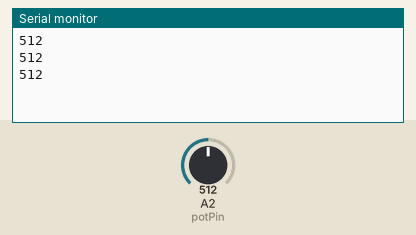
A sketch run on a simulated Arduino Uno, built with avr-gcc and run on an emulated ATmega328P. Parts: the last lines printed to the serial monitor. The inputs (shaded band) are chosen by the test bench; at power-on: A2 (potPin) = 512.

Above: at 1.3 s.
1.4 s: A2 (potPin) set to 716
At 1.9 s:
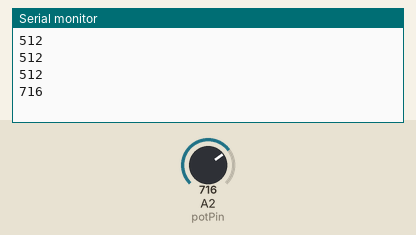
2.9 s: A2 (potPin) set to 900
At 3.4 s:
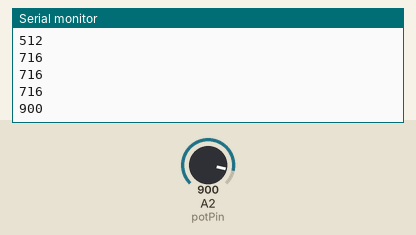
Timing chart, 0 to 5.9 s (numbered marks = the images above; inputs shaded):
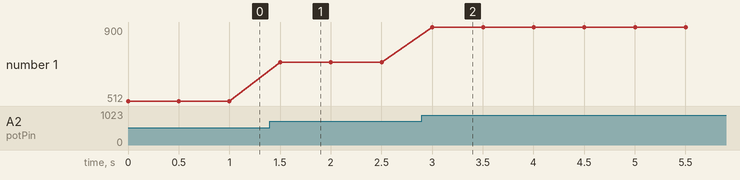

The sketch:

potTest.ino
```cpp
/* Analog Read to LED
 * ------------------
 *
 * turns on and off a light emitting diode(LED) connected to digital
 * pin 13. The amount of time the LED will be on and off depends on
 * the value obtained by analogRead(). In the easiest case we connect
 * a potentiometer to analog pin 2.
 *
 * Created 1 December 2005
 * copyleft 2005 DojoDave <http://www.0j0.org>
 * http://arduino.berlios.de
 *
 */

int potPin = 2;    // select the input pin for the potentiometer
int ledPin = 13;   // select the pin for the LED
int val = 0;       // variable to store the value coming from the sensor

void setup() {
  Serial.begin(9600);
}

void loop() {
  val = analogRead(potPin);    // read the value from the sensor
  Serial.println(val);
  delay(500);

}
```

Measured:
- after the input at 1.4 s, the serial monitor: prints a new line after 0.10 s (image 1)
- after the input at 2.9 s, the serial monitor: prints a new line after 0.10 s (image 2)
- plotted number 1: 512 → 716 after the input at 1.4 s, 716 → 900 after the input at 2.9 s
